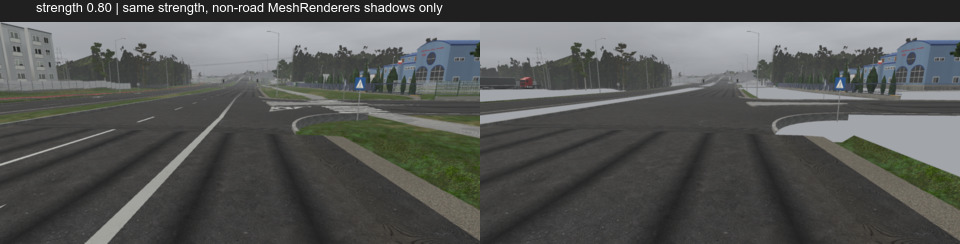
#> input picture artifacts/asphalt-r1/isolation-comparison-960.jpg, 960 x 244 px, given in place of driver-andersa-to-putry.png, which was not available
$ python edge-metrics.py ../asphalt-r1 ../asphalt-r1/probe-strength-comparison-960.jpg ../asphalt-r1/probe-strength-comparison-960.jpg
#> lines starting #> are read from the running program, lines starting #| are printed output that depends on the picture; after the words box and inside, x2 and y2 are one past the last pixel; in counts of white or black regions, pixels touching at a corner belong together
"""Fixed original-pixel edges and cab numeral; report measured tradeoffs, no no-loss claim."""
import json
import sys
from pathlib import Path
import numpy as np
from PIL import Image, ImageDraw

ROOT = Path(__file__).parent
BASE = ROOT / 'before/High-clear'
TEST = ROOT / 'noise/legibility-zero'
prefix = 'noise/edge'
if len(sys.argv) > 2:
    BASE, TEST = Path(sys.argv[1]), Path(sys.argv[2])
    prefix = sys.argv[3]
ROIS = {
    'road_paint': ('driver-andersa-to-putry', (1330, 760, 1540, 900)),
    'window_edge': ('r10_block_3', (1480, 375, 1550, 405)),
    'cab_numeral': ('cab-dash', (980, 580, 1020, 645)),
}

def stats(im, edge):
    a = np.asarray(im.convert('L'), float)
    out = {'p95_minus_p05_srgb': float(np.percentile(a, 95)-np.percentile(a, 5)),
           'mean_abs_gradient': float((np.abs(np.diff(a, axis=0)).mean()+np.abs(np.diff(a, axis=1)).mean())*.5)}
    if edge:
        widths=[]
        for row in a:
            e = int(np.argmax(np.abs(np.diff(row))))
            if e < 8 or e >= len(row)-9:
                continue
            profile = row[e-8:e+9]
            lo, hi = float(np.median(profile[:3])), float(np.median(profile[-3:]))
            if abs(hi-lo) < 15:
                continue
            s = np.maximum.accumulate(np.clip((profile-lo)/(hi-lo), 0, 1))
            widths.append(float(np.interp(.9, s, np.arange(17))-np.interp(.1, s, np.arange(17))))
        out['edge_10_90_width_original_px_median'] = float(np.median(widths)) if widths else None
        out['valid_rows'] = len(widths)
    return out

sheet = Image.new('RGB', (960, 780), '#202020')
#> sheet: PIL image 960x780 RGB; every value is 32
draw = ImageDraw.Draw(sheet)
result = {}
for y,(label,(camera,rect)) in enumerate(ROIS.items()):
    result[label]={'camera':camera,'rect_original_px':rect}
    for x,(name,directory) in enumerate([('before',BASE),('candidate_rcas0',TEST)]):
        crop=Image.open(directory/(camera+'.png')).convert('RGB').crop(rect)
#> crop: PIL image 210x140 RGB; every value is 0
        # The compound window frame contains several edges: report its contrast/gradient,
        # not a misleading single-step width. Paint has one clean boundary per row.
        result[label][name]=stats(crop,label=='road_paint')
#> in stats, `a = np.asarray(im.convert('L'), float)`: a: shape (140, 210) float64; every value is 0
#> in stats, `out = {'p95_minus_p05_srgb': float(np.percentile(a, 95)-np.percentile(..`: out = {'p95_minus_p05_srgb': 0, 'mean_abs_gradient': 0}
#> the loop in stats, `for row in a:` made 140 passes
#> after the loop in stats, `for row in a:`: widths = []
        crop.thumbnail((460, 220))
        # Small diagnostic ROIs enlarged to show the actual sampled edge/letter pixels.
        crop=crop.resize((min(460,crop.width*3),min(220,crop.height*3)),Image.Resampling.NEAREST)
#> crop: PIL image 460x220 RGB; every value is 0
        sheet.paste(crop,(x*480,y*260+25))
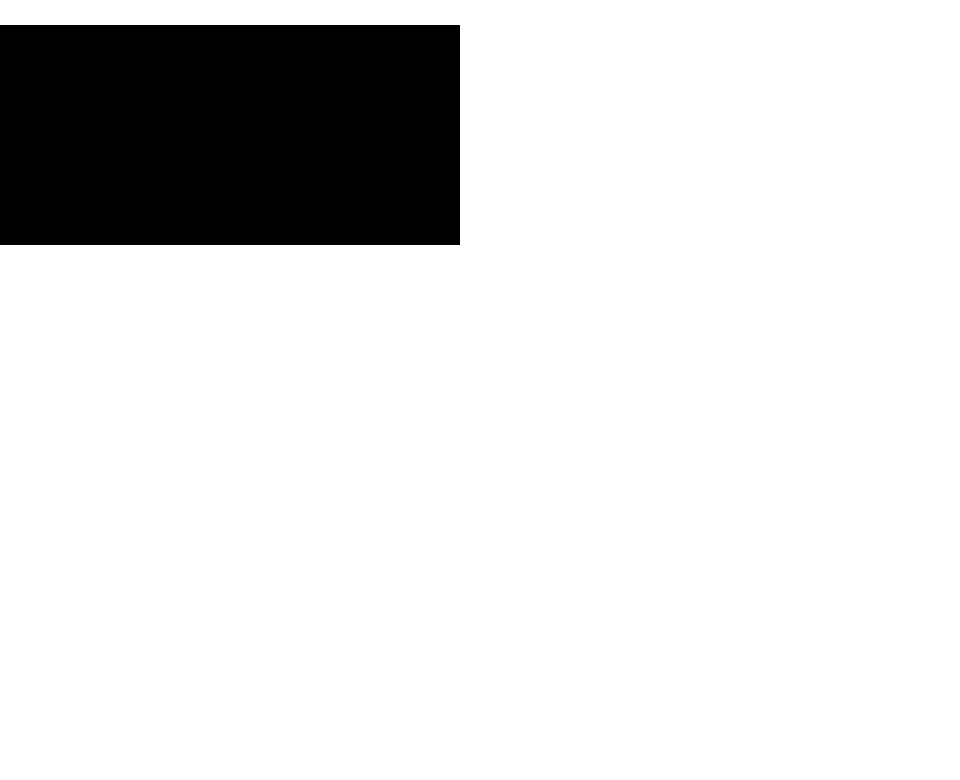
#> sheet: PIL image 960x780 RGB; values 0 (black) and 32 (white), 86.5% white; 1 black region, box (x1, y1, x2, y2) and area: (0, 25, 460, 245) 101200
        draw.text((x*480+4,y*260+4),label+' / '+name,fill='white')
#> pass 2 of the loop `for y,(label,(camera,rect)) in enumerate(ROIS.items()):`:
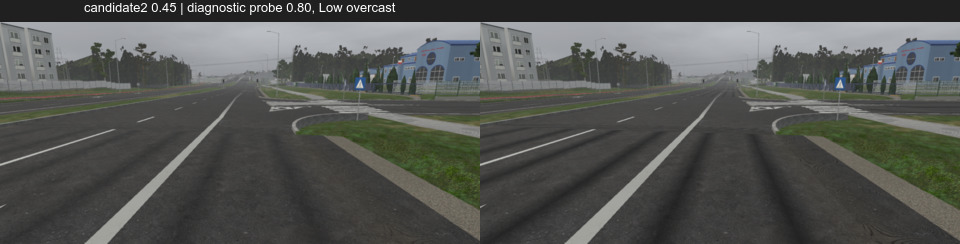
#> input picture artifacts/asphalt-r1/probe-strength-comparison-960.jpg, 960 x 244 px, given in place of r10_block_3.png, which was not available
#> a: shape (30, 70) float64; every value is 0
#> `sheet.paste(crop,(x*480,y*260+25))`:
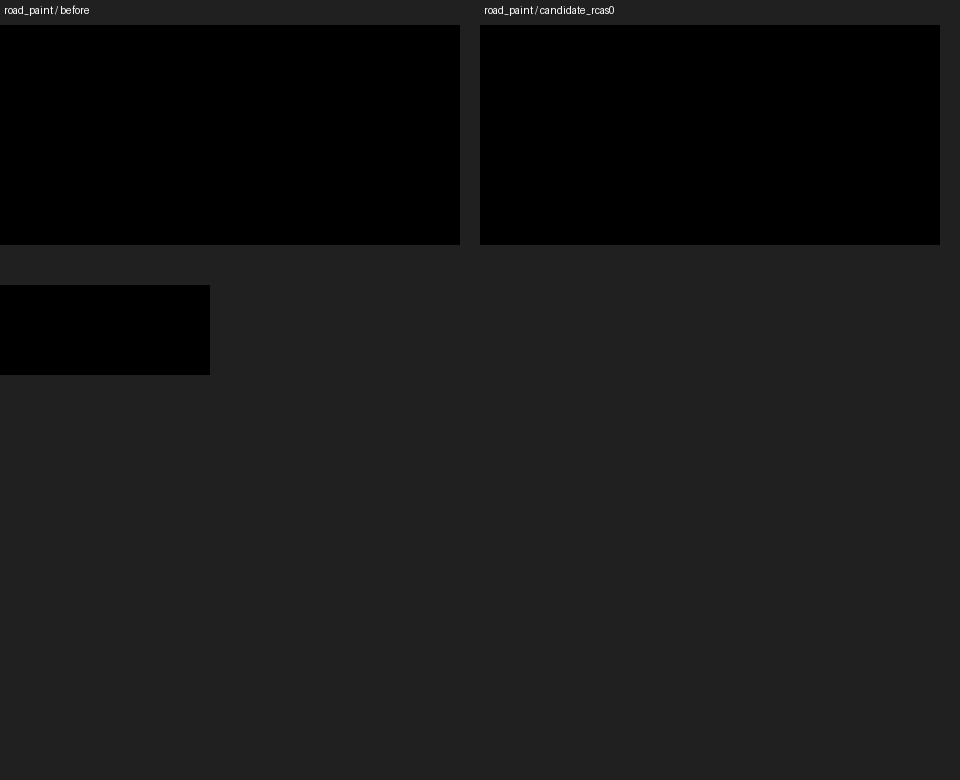
#> sheet: PIL image 960x780 RGB; min 0, max 252, mean 22.7
#> (the run stopped early here; a loop or call above may not have finished)
